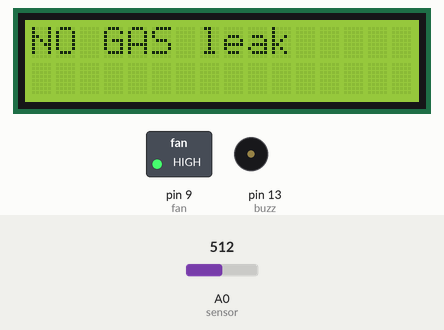
A sketch run on a simulated Arduino Uno, built with avr-gcc and run on an emulated ATmega328P. Parts: 16×2 character LCD, switched loads named in the sketch (green lamp = pin HIGH), buzzer (waves = sounding, pin HIGH). The inputs (shaded band) are chosen by the test bench; at power-on: A0 (sensor) = 512. What the sketch prints to the serial monitor is not drawn.

Above: at 1.2 s.
1.3 s: A0 (sensor) set to 687
2.8 s: A0 (sensor) set to 708
At 3.3 s:
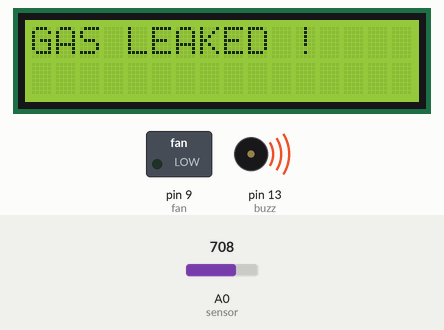
4.3 s: A0 (sensor) set to 690
At 7.0 s:
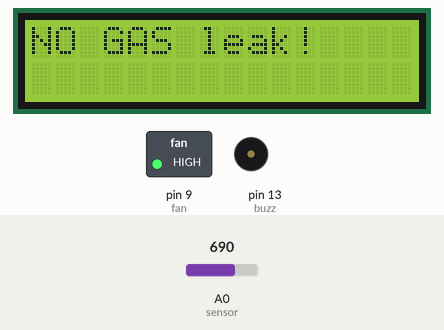
7.3 s: A0 (sensor) set to 710
At 7.7 s:
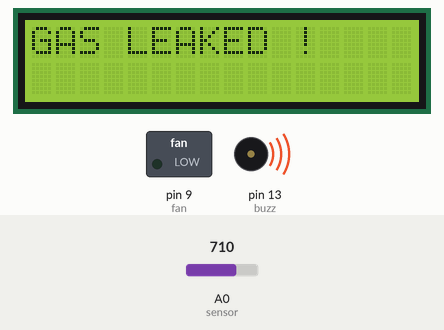
8.8 s: A0 (sensor) set to 511
At 11.6 s:
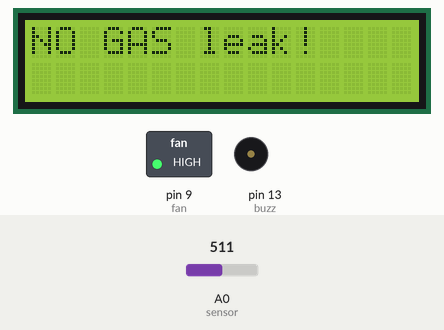
Timing chart, 0 to 12.8 s (numbered marks = the images above; inputs shaded):
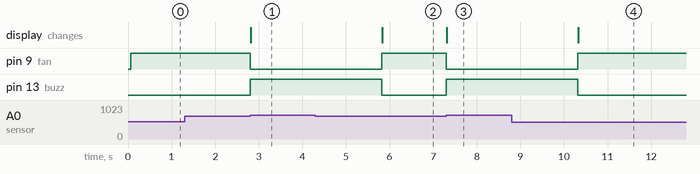

The sketch:

CodeFile.ino
```cpp
#include<Wire.h>
#include<LiquidCrystal_I2C.h>

LiquidCrystal_I2C lcd(0x27,16,2);


int sensor = A0;
int buzz = 13;
int fan = 9;


void setup() {
  // put your setup code here, to run once:
  pinMode(sensor,INPUT);
  pinMode(buzz,OUTPUT);
  pinMode(fan,OUTPUT);
  lcd.init();
  lcd.backlight();
  lcd.setCursor(0,0);
  Serial.begin(9600);
}

void loop() {
  // put your main code here, to run repeatedly:
  Serial.println(analogRead(sensor));
  //lcd.clear();
  if(analogRead(sensor)>=700){
    digitalWrite(buzz,HIGH);
    digitalWrite(fan,LOW);
    lcd.setCursor(0,0);
    lcd.print("GAS LEAKED !");
    delay(3000);
  }
  else{
    digitalWrite(buzz,LOW);
    digitalWrite(fan,HIGH);
    lcd.setCursor(0,0);
    lcd.print("NO GAS leak");
    //delay(3000);
  }
}
```

Measured:
- the behaviour switches between 699 and 700 on A0 (sensor) (found by bisection; images 0 and 1)
- after the input at 1.3 s, every drawn part: stays the same
- after the input at 2.8 s, pin 9 (fan): HIGH → LOW at once; pin 13 (buzz): LOW → HIGH at once; the display: changes at once (image 1)
- after the input at 4.3 s, pin 9 (fan): LOW → HIGH after 1.5 s; pin 13 (buzz): HIGH → LOW after 1.5 s; the display: changes after 1.5 s (image 2)
- after the input at 7.3 s, pin 9 (fan): HIGH → LOW at once; pin 13 (buzz): LOW → HIGH at once; the display: changes at once (image 3)
- after the input at 8.8 s, pin 9 (fan): LOW → HIGH after 1.5 s; pin 13 (buzz): HIGH → LOW after 1.5 s; the display: changes after 1.5 s (image 4)
